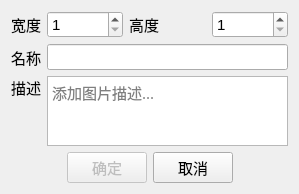
<?xml version="1.0" encoding="UTF-8"?>
<ui version="4.0">
 <class>DialogNewImgFile</class>
 <widget class="QDialog" name="DialogNewImgFile">
  <property name="enabled">
   <bool>true</bool>
  </property>
  <property name="geometry">
   <rect>
    <x>0</x>
    <y>0</y>
    <width>299</width>
    <height>188</height>
   </rect>
  </property>
  <property name="windowTitle">
   <string>新建图片</string>
  </property>
  <layout class="QGridLayout" name="gridLayout">
   <item row="0" column="0">
    <widget class="QLabel" name="label">
     <property name="font">
      <font>
       <family>Microsoft YaHei UI</family>
       <pointsize>11</pointsize>
      </font>
     </property>
     <property name="text">
      <string>宽度</string>
     </property>
    </widget>
   </item>
   <item row="0" column="1">
    <widget class="QUnitSpinBox" name="spinBoxWidth">
     <property name="font">
      <font>
       <family>Microsoft YaHei UI</family>
       <pointsize>11</pointsize>
      </font>
     </property>
     <property name="minimum">
      <number>1</number>
     </property>
     <property name="maximum">
      <number>2048</number>
     </property>
    </widget>
   </item>
   <item row="0" column="2">
    <widget class="QLabel" name="label_2">
     <property name="font">
      <font>
       <family>Microsoft YaHei UI</family>
       <pointsize>11</pointsize>
      </font>
     </property>
     <property name="text">
      <string>高度</string>
     </property>
     <property name="wordWrap">
      <bool>false</bool>
     </property>
    </widget>
   </item>
   <item row="0" column="3">
    <widget class="QUnitSpinBox" name="spinBoxHeight">
     <property name="font">
      <font>
       <family>Microsoft YaHei UI</family>
       <pointsize>11</pointsize>
      </font>
     </property>
     <property name="buttonSymbols">
      <enum>QAbstractSpinBox::UpDownArrows</enum>
     </property>
     <property name="minimum">
      <number>1</number>
     </property>
     <property name="maximum">
      <number>2048</number>
     </property>
     <property name="stepType">
      <enum>QAbstractSpinBox::DefaultStepType</enum>
     </property>
    </widget>
   </item>
   <item row="1" column="0">
    <widget class="QLabel" name="label_3">
     <property name="font">
      <font>
       <family>Microsoft YaHei UI</family>
       <pointsize>11</pointsize>
      </font>
     </property>
     <property name="text">
      <string>名称</string>
     </property>
    </widget>
   </item>
   <item row="2" column="0">
    <layout class="QVBoxLayout" name="verticalLayout">
     <item>
      <widget class="QLabel" name="label_4">
       <property name="font">
        <font>
         <family>Microsoft YaHei UI</family>
         <pointsize>11</pointsize>
         <bold>false</bold>
        </font>
       </property>
       <property name="text">
        <string>描述</string>
       </property>
      </widget>
     </item>
     <item>
      <spacer name="verticalSpacer">
       <property name="orientation">
        <enum>Qt::Vertical</enum>
       </property>
       <property name="sizeHint" stdset="0">
        <size>
         <width>20</width>
         <height>40</height>
        </size>
       </property>
      </spacer>
     </item>
    </layout>
   </item>
   <item row="2" column="1" colspan="3">
    <widget class="QTextEdit" name="textEdit">
     <property name="font">
      <font>
       <family>微软雅黑</family>
       <pointsize>11</pointsize>
       <underline>false</underline>
      </font>
     </property>
     <property name="acceptRichText">
      <bool>false</bool>
     </property>
     <property name="placeholderText">
      <string>添加图片描述...</string>
     </property>
    </widget>
   </item>
   <item row="1" column="1" colspan="3">
    <widget class="QLineEdit" name="lineEditImgFileName">
     <property name="font">
      <font>
       <family>Microsoft YaHei UI</family>
       <pointsize>11</pointsize>
      </font>
     </property>
     <property name="inputMethodHints">
      <set>Qt::ImhNone</set>
     </property>
     <property name="cursorPosition">
      <number>0</number>
     </property>
     <property name="clearButtonEnabled">
      <bool>false</bool>
     </property>
    </widget>
   </item>
   <item row="3" column="0" colspan="4">
    <layout class="QHBoxLayout" name="horizontalLayout">
     <item>
      <spacer name="horizontalSpacer">
       <property name="orientation">
        <enum>Qt::Horizontal</enum>
       </property>
       <property name="sizeHint" stdset="0">
        <size>
         <width>40</width>
         <height>20</height>
        </size>
       </property>
      </spacer>
     </item>
     <item>
      <widget class="QPushButton" name="btnOK">
       <property name="enabled">
        <bool>false</bool>
       </property>
       <property name="font">
        <font>
         <family>Arial</family>
         <pointsize>11</pointsize>
        </font>
       </property>
       <property name="text">
        <string>确定</string>
       </property>
      </widget>
     </item>
     <item>
      <widget class="QPushButton" name="btnCancel">
       <property name="font">
        <font>
         <family>Arial</family>
         <pointsize>11</pointsize>
        </font>
       </property>
       <property name="text">
        <string>取消</string>
       </property>
      </widget>
     </item>
     <item>
      <spacer name="horizontalSpacer_2">
       <property name="orientation">
        <enum>Qt::Horizontal</enum>
       </property>
       <property name="sizeHint" stdset="0">
        <size>
         <width>40</width>
         <height>20</height>
        </size>
       </property>
      </spacer>
     </item>
    </layout>
   </item>
  </layout>
 </widget>
 <customwidgets>
  <customwidget>
   <class>QUnitSpinBox</class>
   <extends>QSpinBox</extends>
   <header location="global">custom/qunitspinbox.h</header>
  </customwidget>
 </customwidgets>
 <resources/>
 <connections>
  <connection>
   <sender>btnOK</sender>
   <signal>clicked()</signal>
   <receiver>DialogNewImgFile</receiver>
   <slot>accept()</slot>
   <hints>
    <hint type="sourcelabel">
     <x>76</x>
     <y>138</y>
    </hint>
    <hint type="destinationlabel">
     <x>119</x>
     <y>81</y>
    </hint>
   </hints>
  </connection>
  <connection>
   <sender>btnCancel</sender>
   <signal>clicked()</signal>
   <receiver>DialogNewImgFile</receiver>
   <slot>reject()</slot>
   <hints>
    <hint type="sourcelabel">
     <x>162</x>
     <y>138</y>
    </hint>
    <hint type="destinationlabel">
     <x>119</x>
     <y>81</y>
    </hint>
   </hints>
  </connection>
 </connections>
</ui>
